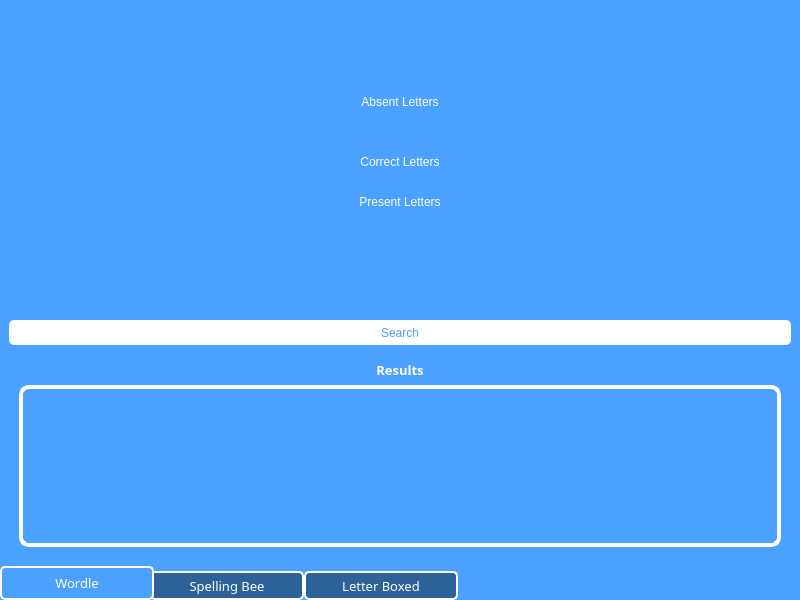
<?xml version="1.0" encoding="UTF-8"?>
<ui version="4.0">
 <class>MainWindow</class>
 <widget class="QMainWindow" name="MainWindow">
  <property name="geometry">
   <rect>
    <x>0</x>
    <y>0</y>
    <width>800</width>
    <height>600</height>
   </rect>
  </property>
  <property name="windowTitle">
   <string>NYT Puzzle Word Finder</string>
  </property>
  <property name="styleSheet">
   <string notr="true">background-color: rgb(74, 161, 255)</string>
  </property>
  <widget class="QWidget" name="centralwidget">
   <property name="styleSheet">
    <string notr="true">background-color: rgb(74, 161, 255)</string>
   </property>
   <layout class="QVBoxLayout" name="verticalLayout">
    <property name="spacing">
     <number>6</number>
    </property>
    <property name="leftMargin">
     <number>0</number>
    </property>
    <property name="topMargin">
     <number>0</number>
    </property>
    <property name="rightMargin">
     <number>0</number>
    </property>
    <property name="bottomMargin">
     <number>0</number>
    </property>
    <item>
     <widget class="QTabWidget" name="tabWidget">
      <property name="font">
       <font>
        <family>Arial Black</family>
        <pointsize>10</pointsize>
       </font>
      </property>
      <property name="styleSheet">
       <string notr="true">QTabWidget::pane {
    border: none;
}

QTabBar::tab {
	border: 2px solid white;
    background-color: rgb(44, 97, 153);
   	border-radius: 5px;
    min-width: 150 px;
	min-height: 25 px;
	
	
	font: 900 10pt &quot;Arial Black&quot;;
	color: white;
}

QTabBar::tab:hover {
    background-color: rgb(55, 123, 191);
}

QTabBar::tab:selected {
    background-color: rgb(74, 161, 255);
}

QTabBar::tab:!selected {
    margin-top: 5 px;
}

QTabBar::tab:selected {
    margin-left: -4px;
    margin-right: -4px;
}

QTabBar::tab:last:selected {
	margin-right: 0;
}

QTabBar::tab:first:selected {
	margin-left: 0;
}
</string>
      </property>
      <property name="tabPosition">
       <enum>QTabWidget::South</enum>
      </property>
      <property name="currentIndex">
       <number>0</number>
      </property>
      <widget class="QWidget" name="wordleTab">
       <attribute name="title">
        <string>Wordle</string>
       </attribute>
       <layout class="QVBoxLayout">
        <item>
         <spacer name="verticalSpacer">
          <property name="orientation">
           <enum>Qt::Vertical</enum>
          </property>
          <property name="sizeHint" stdset="0">
           <size>
            <width>20</width>
            <height>40</height>
           </size>
          </property>
         </spacer>
        </item>
        <item>
         <widget class="QLabel" name="absentLettersTitleLabel">
          <property name="styleSheet">
           <string notr="true">font: 900 10pt &quot;Arial Black&quot;;
color: rgb(255, 255, 255);
</string>
          </property>
          <property name="text">
           <string>Absent Letters</string>
          </property>
          <property name="alignment">
           <set>Qt::AlignCenter</set>
          </property>
         </widget>
        </item>
        <item>
         <layout class="QHBoxLayout" name="absentLettersLayout1">
          <item>
           <spacer name="horizontalSpacer">
            <property name="orientation">
             <enum>Qt::Horizontal</enum>
            </property>
            <property name="sizeHint" stdset="0">
             <size>
              <width>40</width>
              <height>20</height>
             </size>
            </property>
           </spacer>
          </item>
         </layout>
        </item>
        <item>
         <layout class="QHBoxLayout" name="absentLettersLayout2">
          <item>
           <spacer name="horizontalSpacer_4">
            <property name="orientation">
             <enum>Qt::Horizontal</enum>
            </property>
            <property name="sizeHint" stdset="0">
             <size>
              <width>40</width>
              <height>20</height>
             </size>
            </property>
           </spacer>
          </item>
         </layout>
        </item>
        <item>
         <widget class="QLabel" name="correctLettersTitleLabel">
          <property name="styleSheet">
           <string notr="true">font: 900 10pt &quot;Arial Black&quot;;
color: rgb(255, 255, 255);
</string>
          </property>
          <property name="text">
           <string>Correct Letters</string>
          </property>
          <property name="alignment">
           <set>Qt::AlignCenter</set>
          </property>
         </widget>
        </item>
        <item>
         <layout class="QHBoxLayout" name="correctLettersLayout">
          <item>
           <spacer name="horizontalSpacer_9">
            <property name="orientation">
             <enum>Qt::Horizontal</enum>
            </property>
            <property name="sizeHint" stdset="0">
             <size>
              <width>40</width>
              <height>20</height>
             </size>
            </property>
           </spacer>
          </item>
         </layout>
        </item>
        <item>
         <widget class="QLabel" name="presentLettersTitleLabel">
          <property name="styleSheet">
           <string notr="true">font: 900 10pt &quot;Arial Black&quot;;
color: rgb(255, 255, 255);
</string>
          </property>
          <property name="text">
           <string>Present Letters</string>
          </property>
          <property name="alignment">
           <set>Qt::AlignCenter</set>
          </property>
         </widget>
        </item>
        <item>
         <layout class="QHBoxLayout" name="presentLettersLayout">
          <item>
           <spacer name="horizontalSpacer_17">
            <property name="orientation">
             <enum>Qt::Horizontal</enum>
            </property>
            <property name="sizeHint" stdset="0">
             <size>
              <width>40</width>
              <height>20</height>
             </size>
            </property>
           </spacer>
          </item>
         </layout>
        </item>
        <item>
         <spacer name="verticalSpacer_3">
          <property name="orientation">
           <enum>Qt::Vertical</enum>
          </property>
          <property name="sizeHint" stdset="0">
           <size>
            <width>20</width>
            <height>40</height>
           </size>
          </property>
         </spacer>
        </item>
        <item>
         <widget class="QPushButton" name="wordleSearchButton">
          <property name="styleSheet">
           <string notr="true">QPushButton {
	border: none;
	border-radius: 5px;
	background-color: white;
	font: 900 10pt &quot;Arial Black&quot;;
	color: rgb(74, 161, 255);
	min-height: 25px;
	min-width: 150px;
}

QPushButton:hover {
	background-color: rgb(230, 230, 230);
}

QPushButton:pressed{
	background-color: rgb(212, 212, 212);
}</string>
          </property>
          <property name="text">
           <string>Search</string>
          </property>
          <property name="flat">
           <bool>false</bool>
          </property>
         </widget>
        </item>
        <item>
         <widget class="QLabel" name="wordleResultsTitleLabel">
          <property name="font">
           <font>
            <family>Arial Black</family>
            <pointsize>10</pointsize>
            <bold>true</bold>
           </font>
          </property>
          <property name="styleSheet">
           <string notr="true">margin-bottom: 0px;
margin-top: 10px;
color: white;</string>
          </property>
          <property name="text">
           <string>Results</string>
          </property>
          <property name="alignment">
           <set>Qt::AlignCenter</set>
          </property>
         </widget>
        </item>
        <item>
         <widget class="QScrollArea" name="wordleScrollArea">
          <property name="styleSheet">
           <string notr="true">QScrollArea {
border: 4px solid white;
border-radius: 10px;
margin: 10px;
margin-top: 0px;
padding: 2px;
color: white;
min-height: 150px;
}

QScrollBar:vertical {
	background: rgba(0, 0, 0, 0);
border: none;
width: 15px;
margin: 15px 0 15px 0;
}
QScrollBar::sub-line:vertical {
	background: white;
	subcontrol-position: top;
	subcontrol-origin: margin;
	height: 15px;
	border-radius: 4px;
	border-bottom-left-radius: 0px;
	border-bottom-right-radius: 0px;
}

QScrollBar::sub-line:vertical:hover {
	background: rgb(230, 230, 230);
}

QScrollBar::sub-line:vertical:pressed {
	background: rgb(212, 212, 212);
}

QScrollBar::add-line:vertical {
	background: white;
	border: none;
	border-radius: 4px;
	subcontrol-position: bottom;
	subcontrol-origin: margin;
	height: 15px;
	border-top-left-radius: 0px;
	border-top-right-radius: 0px;
}

QScrollBar::add-line:vertical:hover {
	background: rgb(230, 230, 230);
}

QScrollBar::add-line:vertical:pressed {
	background: rgb(212, 212, 212);
}

QScrollBar::handle:vertical {
	background: white;
	border-radius: 4px;
}

QScrollBar::handle:vertical:hover {
	background: rgb(230, 230, 230);
}

QScrollBar::handle:vertical:pressed {
	background: rgb(212, 212, 212);
}


QScrollBar::add-page:vertical, QScrollBar::sub-page:vertical {
	background: none;
}

</string>
          </property>
          <property name="horizontalScrollBarPolicy">
           <enum>Qt::ScrollBarAlwaysOff</enum>
          </property>
          <property name="widgetResizable">
           <bool>true</bool>
          </property>
          <widget class="QWidget" name="wordleScrollAreaWidgetContents">
           <property name="geometry">
            <rect>
             <x>0</x>
             <y>0</y>
             <width>750</width>
             <height>140</height>
            </rect>
           </property>
           <layout class="QVBoxLayout" name="verticalLayout_6">
            <item>
             <widget class="QLabel" name="wordleResultsLabel">
              <property name="styleSheet">
               <string notr="true">QLabel {
	border: none;
	font: 700 10pt &quot;Arial&quot;;
	color: white;
}</string>
              </property>
              <property name="text">
               <string/>
              </property>
              <property name="alignment">
               <set>Qt::AlignLeading|Qt::AlignLeft|Qt::AlignTop</set>
              </property>
              <property name="wordWrap">
               <bool>true</bool>
              </property>
             </widget>
            </item>
           </layout>
          </widget>
         </widget>
        </item>
       </layout>
      </widget>
      <widget class="QWidget" name="spellingBeeTab">
       <attribute name="title">
        <string>Spelling Bee</string>
       </attribute>
       <layout class="QVBoxLayout" name="verticalLayout_2">
        <item>
         <spacer name="verticalSpacer_5">
          <property name="orientation">
           <enum>Qt::Vertical</enum>
          </property>
          <property name="sizeHint" stdset="0">
           <size>
            <width>20</width>
            <height>40</height>
           </size>
          </property>
         </spacer>
        </item>
        <item>
         <widget class="QLabel" name="centerLetterTitleLabel">
          <property name="styleSheet">
           <string notr="true">font: 900 10pt &quot;Arial Black&quot;;
color: rgb(255, 255, 255);
</string>
          </property>
          <property name="text">
           <string>Center Letter</string>
          </property>
          <property name="alignment">
           <set>Qt::AlignCenter</set>
          </property>
         </widget>
        </item>
        <item>
         <layout class="QHBoxLayout" name="centerLetterLayout">
          <property name="topMargin">
           <number>0</number>
          </property>
          <property name="rightMargin">
           <number>0</number>
          </property>
          <item>
           <spacer name="horizontalSpacer_2">
            <property name="orientation">
             <enum>Qt::Horizontal</enum>
            </property>
            <property name="sizeHint" stdset="0">
             <size>
              <width>40</width>
              <height>20</height>
             </size>
            </property>
           </spacer>
          </item>
         </layout>
        </item>
        <item>
         <widget class="QLabel" name="surroundingLettersTitleLabel">
          <property name="styleSheet">
           <string notr="true">font: 900 10pt &quot;Arial Black&quot;;
color: rgb(255, 255, 255);
</string>
          </property>
          <property name="text">
           <string>Surrounding Letters</string>
          </property>
          <property name="alignment">
           <set>Qt::AlignCenter</set>
          </property>
         </widget>
        </item>
        <item>
         <layout class="QHBoxLayout" name="surroundingLetterLayout">
          <property name="topMargin">
           <number>0</number>
          </property>
          <item>
           <spacer name="horizontalSpacer_3">
            <property name="orientation">
             <enum>Qt::Horizontal</enum>
            </property>
            <property name="sizeHint" stdset="0">
             <size>
              <width>40</width>
              <height>20</height>
             </size>
            </property>
           </spacer>
          </item>
         </layout>
        </item>
        <item>
         <spacer name="verticalSpacer_4">
          <property name="orientation">
           <enum>Qt::Vertical</enum>
          </property>
          <property name="sizeHint" stdset="0">
           <size>
            <width>20</width>
            <height>40</height>
           </size>
          </property>
         </spacer>
        </item>
        <item>
         <widget class="QPushButton" name="spellingBeeSearchButton">
          <property name="styleSheet">
           <string notr="true">QPushButton {
	border: none;
	border-radius: 5px;
	background-color: white;
	font: 900 10pt &quot;Arial Black&quot;;
	color: rgb(74, 161, 255);
	min-height: 25px;
	min-width: 150px;
}

QPushButton:hover {
	background-color: rgb(230, 230, 230);
}

QPushButton:pressed{
	background-color: rgb(212, 212, 212);
}</string>
          </property>
          <property name="text">
           <string>Search</string>
          </property>
         </widget>
        </item>
        <item>
         <widget class="QLabel" name="spellingBeeResultsTitleLabel">
          <property name="font">
           <font>
            <family>Arial Black</family>
            <pointsize>10</pointsize>
           </font>
          </property>
          <property name="styleSheet">
           <string notr="true">margin-bottom: 0px;
margin-top: 10px;
color: white;</string>
          </property>
          <property name="text">
           <string>Results</string>
          </property>
          <property name="alignment">
           <set>Qt::AlignCenter</set>
          </property>
         </widget>
        </item>
        <item>
         <widget class="QScrollArea" name="spellingBeeScrollArea">
          <property name="styleSheet">
           <string notr="true">QScrollArea {
border: 4px solid white;
border-radius: 10px;
margin: 10px;
margin-top: 0px;
padding: 2px;
color: white;
min-height: 150px;
}

QScrollBar:vertical {
	background: rgba(0, 0, 0, 0);
border: none;
width: 15px;
margin: 15px 0 15px 0;
}
QScrollBar::sub-line:vertical {
	background: white;
	subcontrol-position: top;
	subcontrol-origin: margin;
	height: 15px;
	border-radius: 4px;
	border-bottom-left-radius: 0px;
	border-bottom-right-radius: 0px;
}

QScrollBar::sub-line:vertical:hover {
	background: rgb(230, 230, 230);
}

QScrollBar::sub-line:vertical:pressed {
	background: rgb(212, 212, 212);
}

QScrollBar::add-line:vertical {
	background: white;
	border: none;
	border-radius: 4px;
	subcontrol-position: bottom;
	subcontrol-origin: margin;
	height: 15px;
	border-top-left-radius: 0px;
	border-top-right-radius: 0px;
}

QScrollBar::add-line:vertical:hover {
	background: rgb(230, 230, 230);
}

QScrollBar::add-line:vertical:pressed {
	background: rgb(212, 212, 212);
}

QScrollBar::handle:vertical {
	background: white;
	border-radius: 4px;
}

QScrollBar::handle:vertical:hover {
	background: rgb(230, 230, 230);
}

QScrollBar::handle:vertical:pressed {
	background: rgb(212, 212, 212);
}


QScrollBar::add-page:vertical, QScrollBar::sub-page:vertical {
	background: none;
}

</string>
          </property>
          <property name="horizontalScrollBarPolicy">
           <enum>Qt::ScrollBarAlwaysOff</enum>
          </property>
          <property name="widgetResizable">
           <bool>true</bool>
          </property>
          <widget class="QWidget" name="spellingBeeScrollAreaWidgetContents">
           <property name="geometry">
            <rect>
             <x>0</x>
             <y>0</y>
             <width>750</width>
             <height>140</height>
            </rect>
           </property>
           <layout class="QVBoxLayout" name="verticalLayout_5">
            <item>
             <widget class="QLabel" name="spellingBeeResultsLabel">
              <property name="styleSheet">
               <string notr="true">QLabel {
	border: none;
	font: 700 10pt &quot;Arial&quot;;
	color: white;
}</string>
              </property>
              <property name="text">
               <string/>
              </property>
              <property name="alignment">
               <set>Qt::AlignLeading|Qt::AlignLeft|Qt::AlignTop</set>
              </property>
              <property name="wordWrap">
               <bool>true</bool>
              </property>
             </widget>
            </item>
           </layout>
          </widget>
         </widget>
        </item>
       </layout>
      </widget>
      <widget class="QWidget" name="letterBoxedTab">
       <attribute name="title">
        <string>Letter Boxed</string>
       </attribute>
       <layout class="QVBoxLayout" name="verticalLayout_3">
        <item>
         <spacer name="verticalSpacer_6">
          <property name="orientation">
           <enum>Qt::Vertical</enum>
          </property>
          <property name="sizeHint" stdset="0">
           <size>
            <width>20</width>
            <height>40</height>
           </size>
          </property>
         </spacer>
        </item>
        <item>
         <widget class="QLabel" name="side1Label">
          <property name="styleSheet">
           <string notr="true">font: 900 10pt &quot;Arial Black&quot;;
color: rgb(255, 255, 255);
</string>
          </property>
          <property name="text">
           <string>Side 1</string>
          </property>
          <property name="alignment">
           <set>Qt::AlignCenter</set>
          </property>
         </widget>
        </item>
        <item>
         <layout class="QHBoxLayout" name="side1Layout">
          <property name="topMargin">
           <number>0</number>
          </property>
          <item>
           <spacer name="horizontalSpacer_5">
            <property name="orientation">
             <enum>Qt::Horizontal</enum>
            </property>
            <property name="sizeHint" stdset="0">
             <size>
              <width>40</width>
              <height>20</height>
             </size>
            </property>
           </spacer>
          </item>
         </layout>
        </item>
        <item>
         <widget class="QLabel" name="side2Label">
          <property name="styleSheet">
           <string notr="true">font: 900 10pt &quot;Arial Black&quot;;
color: rgb(255, 255, 255);
</string>
          </property>
          <property name="text">
           <string>Side 2</string>
          </property>
          <property name="alignment">
           <set>Qt::AlignCenter</set>
          </property>
         </widget>
        </item>
        <item>
         <layout class="QHBoxLayout" name="side2Layout">
          <property name="topMargin">
           <number>0</number>
          </property>
          <item>
           <spacer name="horizontalSpacer_6">
            <property name="orientation">
             <enum>Qt::Horizontal</enum>
            </property>
            <property name="sizeHint" stdset="0">
             <size>
              <width>40</width>
              <height>20</height>
             </size>
            </property>
           </spacer>
          </item>
         </layout>
        </item>
        <item>
         <widget class="QLabel" name="side3Label">
          <property name="styleSheet">
           <string notr="true">font: 900 10pt &quot;Arial Black&quot;;
color: rgb(255, 255, 255);
</string>
          </property>
          <property name="text">
           <string>Side 3</string>
          </property>
          <property name="alignment">
           <set>Qt::AlignCenter</set>
          </property>
         </widget>
        </item>
        <item>
         <layout class="QHBoxLayout" name="side3Layout">
          <property name="topMargin">
           <number>0</number>
          </property>
          <item>
           <spacer name="horizontalSpacer_7">
            <property name="orientation">
             <enum>Qt::Horizontal</enum>
            </property>
            <property name="sizeHint" stdset="0">
             <size>
              <width>40</width>
              <height>20</height>
             </size>
            </property>
           </spacer>
          </item>
         </layout>
        </item>
        <item>
         <widget class="QLabel" name="side4Label">
          <property name="styleSheet">
           <string notr="true">font: 900 10pt &quot;Arial Black&quot;;
color: rgb(255, 255, 255);
</string>
          </property>
          <property name="text">
           <string>Side 4</string>
          </property>
          <property name="alignment">
           <set>Qt::AlignCenter</set>
          </property>
         </widget>
        </item>
        <item>
         <layout class="QHBoxLayout" name="side4Layout">
          <property name="topMargin">
           <number>0</number>
          </property>
          <item>
           <spacer name="horizontalSpacer_8">
            <property name="orientation">
             <enum>Qt::Horizontal</enum>
            </property>
            <property name="sizeHint" stdset="0">
             <size>
              <width>40</width>
              <height>20</height>
             </size>
            </property>
           </spacer>
          </item>
         </layout>
        </item>
        <item>
         <spacer name="verticalSpacer_2">
          <property name="orientation">
           <enum>Qt::Vertical</enum>
          </property>
          <property name="sizeHint" stdset="0">
           <size>
            <width>20</width>
            <height>40</height>
           </size>
          </property>
         </spacer>
        </item>
        <item>
         <widget class="QPushButton" name="letterBoxedSearchButton">
          <property name="styleSheet">
           <string notr="true">QPushButton {
	border: none;
	border-radius: 5px;
	background-color: white;
	font: 900 10pt &quot;Arial Black&quot;;
	color: rgb(74, 161, 255);
	min-height: 25px;
	min-width: 150px;
}

QPushButton:hover {
	background-color: rgb(230, 230, 230);
}

QPushButton:pressed{
	background-color: rgb(212, 212, 212);
}</string>
          </property>
          <property name="text">
           <string>Search</string>
          </property>
         </widget>
        </item>
        <item>
         <widget class="QLabel" name="letterBoxedResultsTitleLabel">
          <property name="font">
           <font>
            <family>Arial Black</family>
            <pointsize>10</pointsize>
            <bold>true</bold>
           </font>
          </property>
          <property name="styleSheet">
           <string notr="true">margin-bottom: 0px;
margin-top: 10px;
color: white;</string>
          </property>
          <property name="text">
           <string>Results</string>
          </property>
          <property name="alignment">
           <set>Qt::AlignCenter</set>
          </property>
         </widget>
        </item>
        <item>
         <widget class="QScrollArea" name="letterBoxedScrollArea">
          <property name="styleSheet">
           <string notr="true">QScrollArea {
border: 4px solid white;
border-radius: 10px;
margin: 10px;
margin-top: 0px;
padding: 2px;
color: white;
min-height: 150px;
}

QScrollBar:vertical {
	background: rgba(0, 0, 0, 0);
border: none;
width: 15px;
margin: 15px 0 15px 0;
}
QScrollBar::sub-line:vertical {
	background: white;
	subcontrol-position: top;
	subcontrol-origin: margin;
	height: 15px;
	border-radius: 4px;
	border-bottom-left-radius: 0px;
	border-bottom-right-radius: 0px;
}

QScrollBar::sub-line:vertical:hover {
	background: rgb(230, 230, 230);
}

QScrollBar::sub-line:vertical:pressed {
	background: rgb(212, 212, 212);
}

QScrollBar::add-line:vertical {
	background: white;
	border: none;
	border-radius: 4px;
	subcontrol-position: bottom;
	subcontrol-origin: margin;
	height: 15px;
	border-top-left-radius: 0px;
	border-top-right-radius: 0px;
}

QScrollBar::add-line:vertical:hover {
	background: rgb(230, 230, 230);
}

QScrollBar::add-line:vertical:pressed {
	background: rgb(212, 212, 212);
}

QScrollBar::handle:vertical {
	background: white;
	border-radius: 4px;
}

QScrollBar::handle:vertical:hover {
	background: rgb(230, 230, 230);
}

QScrollBar::handle:vertical:pressed {
	background: rgb(212, 212, 212);
}


QScrollBar::add-page:vertical, QScrollBar::sub-page:vertical {
	background: none;
}

</string>
          </property>
          <property name="verticalScrollBarPolicy">
           <enum>Qt::ScrollBarAsNeeded</enum>
          </property>
          <property name="horizontalScrollBarPolicy">
           <enum>Qt::ScrollBarAlwaysOff</enum>
          </property>
          <property name="widgetResizable">
           <bool>true</bool>
          </property>
          <widget class="QWidget" name="letterBoxedScrollAreaWidgetContents">
           <property name="geometry">
            <rect>
             <x>0</x>
             <y>0</y>
             <width>750</width>
             <height>140</height>
            </rect>
           </property>
           <property name="styleSheet">
            <string notr="true"/>
           </property>
           <layout class="QVBoxLayout" name="verticalLayout_4">
            <item>
             <widget class="QLabel" name="letterBoxedResultsLabel">
              <property name="styleSheet">
               <string notr="true">QLabel {
	border: none;
	font: 700 10pt &quot;Arial&quot;;
	color: white;
}</string>
              </property>
              <property name="text">
               <string/>
              </property>
              <property name="alignment">
               <set>Qt::AlignLeading|Qt::AlignLeft|Qt::AlignTop</set>
              </property>
              <property name="wordWrap">
               <bool>true</bool>
              </property>
             </widget>
            </item>
           </layout>
          </widget>
         </widget>
        </item>
       </layout>
      </widget>
     </widget>
    </item>
   </layout>
  </widget>
 </widget>
 <resources/>
 <connections/>
</ui>
